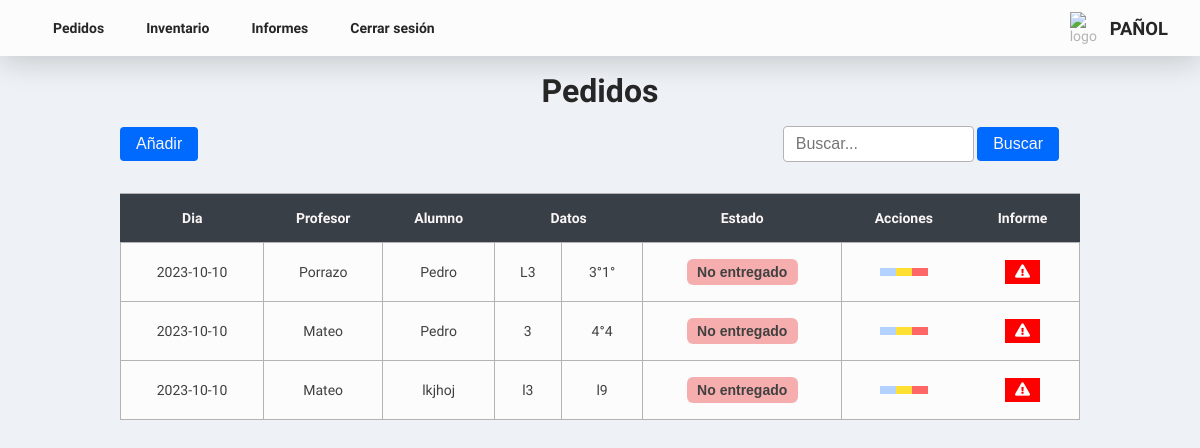
/pages/orders.php (signed in), run on the app's committed database.
### tables this page shows
CREATE TABLE `pedidos` (
  `id_pedido` int(10) UNSIGNED NOT NULL,
  `dia` date DEFAULT NULL,
  `profesor` varchar(255) DEFAULT NULL,
  `alumno` varchar(255) DEFAULT NULL,
  `salon` varchar(255) DEFAULT NULL,
  `curso` varchar(255) DEFAULT NULL,
  `estado` varchar(30) DEFAULT NULL
);

### php/search/search_orders.php (called while the page is built, shortened)
<?php
$sql = "SELECT * FROM pedidos";
$orders = mysqli_query($conexion, $sql);
?>

### pages/orders.php (the view, shortened to what this page needs)
<?php
include('../php/connect_bd.php');
include('../php/search/search_orders.php');
?>
<!DOCTYPE html>
<html lang="es">
<head>
  <link rel="stylesheet" href="../assets/css/style.css" />
  <link href="https://cdn.jsdelivr.net/npm/remixicon@3.4.0/fonts/remixicon.css" rel="stylesheet" />
  <link rel="stylesheet" href="https://cdnjs.cloudflare.com/ajax/libs/font-awesome/5.15.3/css/all.min.css">
</head>
<body>
  <header class="hero">
    <nav class="nav">
      <ul class="nav__list">
    <li class="nav__item">
        <a href="orders.php" class="nav__link">Pedidos</a>
    </li>
    <li class="nav__item">
        <a href="inventory.php" class="nav__link">Inventario</a>
    </li>
    <?php
    $allowedRoles = ['admin', 'panol'];
    if (in_array($_SESSION['rol'], $allowedRoles)) {
        echo '<li class="nav__item">
                <a href="reports.php" class="nav__link">Informes</a>
              </li>';
    }
    ?>
    <li class="nav__item">
        <a href="../php/logout.php" class="nav__link">Cerrar sesión</a>
    </li>
</ul>
    </nav>
    <div class="hero__logo hero__logo-0">
      <img class="hero__logo-img" src="https://avatars.githubusercontent.com/u/6693385?s=200&v=4" alt="logo" />
      <h2 class="title__hero">Pañol</h2>
    </div>
  </header>
  <section class="section__pedidos">
    <div class="title__section">
      <h1 class="section__title">Pedidos</h1>
    </div>
    <div class="action__div">
      <div class="add__div">
        <button class="btn__blue">
          <a href="form_newOrders.php" class="btn__blue--text">
            Añadir
          </a>
        </button>
      </div>
      <form method="GET" action="orders.php">
        <div class="search__container">
          <input name="search" type="search" class="search__input" placeholder="Buscar..." />
          <button class="btn__blue" type="submit" name="enviar">
            <p class="btn__blue--text">Buscar</p>
          </button>
        </div>
      </form>
    </div>
  </section>
  <section class="section__table">
    <div class="table__responsive">
      <table class="table">
        <thead class="table__header">
          <tr class="tr">
            <th class="table__header-item table__header-item-0">Dia</th>
            <th class="table__header-item">Profesor</th>
            <th class="table__header-item">Alumno</th>
            <th class="table__header-item" colspan="2">Datos</th>
            <th class="table__header-item">Estado</th>
            <th class="table__header-item">Acciones</th>
            <th class="table__header-item">Informe</th>
          </tr>
        </thead>
        <tbody>
          <?php
          while ($row = mysqli_fetch_assoc($orders)) {
            $rowId = $row['id_pedido'];
          ?>
            <tr class="tr" data-row-id="<?php echo $rowId; ?>">
              <td class="table__cell table__cell-0">
                <?php echo $row['dia']; ?>
              </td>
              <td class="table__cell">
                <?php echo $row['profesor']; ?>
              </td>
              <td class="table__cell">
                <?php echo $row['alumno']; ?>
              </td>
              <td class="table__cell">
                <?php echo $row['salon']; ?>
              </td>
              <td class="table__cell">
                <?php echo $row['curso']; ?>
              </td>
              <td class="table__cell">
                <div class="status-dropdown">
                  <select class="status-select" data-row-id="<?php echo $rowId; ?>">
                    <option value="no_entregado" <?php if ($row['estado'] === 'no_entregado') echo 'selected'; ?>>No entregado</option>
                  </select>
                </div>
              </td>
              <td class="table__cell">
    <div class="btn-group">
        <?php
$allowedRoles = ['panol', 'admin'];
if (in_array($_SESSION['rol'], $allowedRoles)) {
    echo '<a href="#" class="btn__table btn__table-blue" data-row-id="' . $rowId . '"><i class="ri-eye-fill"></i></a>';
    echo '<a href="form_editOrders.php?edit=' . $row['id_pedido'] . '" class="btn__table btn__table-yellow"><i class="ri-pencil-fill"></i></a>';
    echo '<a href="../php/deleteOrder.php?id_pedido=' . $row['id_pedido'] . '" class="btn__table btn__table-red delete-button" delete-id="' . $rowId . '" id="deleteOrder"><i class="ri-close-circle-fill"></i></a>';
}
?>
    </div>
</td>
<td>
<?php
if (in_array($_SESSION['rol'], $allowedRoles)) {
    echo '<button class="btn__popup fas fa-exclamation-triangle" onclick="openPopup(\'' . $row['profesor'] . '\', \'' . $row['curso'] . '\', \'' . $row['dia'] . '\')" ></button>';
} else {
    echo '<button class="btn__popup fas fa-exclamation-triangle" style="background-color: #CCCCCC;" disabled></button>';
}
?>
</td>
            </tr>
            <?php
            $sql_detalles = "SELECT * FROM detalles_pedidos WHERE id_pedido = $rowId";
            $detalles = mysqli_query($conexion, $sql_detalles);
            ?>
            <?php
            while ($row = mysqli_fetch_assoc($detalles)) {
            ?>
              <tr class="custom-dropdown-row" style="display: none;" data-row-id="<?php echo $rowId; ?>">
                <td colspan="4" class="table__cell" style="background-color: rgba(255, 255, 27, 0.470);">
                  <?php echo $row['herramienta']; ?>
                </td>
                <td colspan="2" class="table__cell" style="background-color: rgba(255, 255, 27, 0.470);">
                  <?php echo $row['cantidad_solicitada']; ?>
                </td>
                <td colspan="2" class="table__cell amount-column" style="background-color: rgba(255, 255, 27, 0.470);">
                <div class="content-select">
<form method="post" action="../php/devolution.php">
  <input type="hidden" name="detalle_pedido_id" value="<?php echo $row['id']; ?>">
  <select name="cantidad_devoluciones" id="cantidad_devoluciones">
    <?php
    $cantidad = $row['cantidad_solicitada'];
    for ($i = 0; $i <= $cantidad; $i++) {
      $selected = ($i == $row['devoluciones']) ? 'selected' : '';
      echo "<option value='$i' $selected>$i</option>";
    }
    $allowedRoles = ['admin', 'panol'];
    if (in_array($_SESSION['rol'], $allowedRoles)) {
      echo '
      <input type="submit" value="Guardar">';
   }
    ?>
  </select>
</form>
<i></i>
</div>
                </td>
              </tr>
            <?php
            }}
            ?>
        </tbody>
      </table>
    </div>
  </section>
</body>
</html>

### assets/css/style.css (style rules this page uses)
:root { --main-background: hsl(215, 31%, 95%); --card-background: hsl(0, 0%, 99%); --title-color: hsl(0, 0%, 15%); --sub-title-color: hsl(0, 0%, 25%); --grey-text: hsl(215, 10%, 25%); --text-color: hsl(0, 0%, 70%); --text-white: hsl(0, 25%, 97%); --grey: hsl(215, 10%, 62%); --grey-hover: hsl(215, 10%, 50%); --grey-ultra-light: hsl(215, 10%, 85%); --btn-blue:hsl(215, 100%, 50%); --btn-blue-hover:hsl(215, 100%, 35%); --heebo: "heebo"; --font-regular: 400; --font-medium: 500; --font-semi-bold: 600; --font-bold: 700; --fs-2: 2rem; --fs-1-5: 1.5rem; --fs-1-15: 1.15rem; --fs-1: 1rem; --fs-0-8: 0.8rem; --border-radius-cards: 0.75rem; --shadow-color: rgba(0, 0, 0, 0.2); --box-shadow: 0px 4px 32px var(--shadow-color); --mb-0-25: 0.25rem; --mb-0-5: 0.5rem; --mb-0-75: 0.75rem; --mb-1: 1rem; --mb-1-25: 1.25rem; --mb-1-5: 1.5rem; --mb-2: 2rem; --mb-2-5: 2.5rem; --transition: color 0.4s, background-color 0.4s ease-in-out; --border-radius-btn: 4px; }
* { box-sizing: border-box; padding: 0; margin: 0; }
html { scroll-behavior: smooth; }
body { color: var(--text-color); background: var(--main-background); font-size: 14px; font-family: var(--heebo); }
a { text-decoration: none; cursor: pointer; }
.btn__blue { padding: var(--mb-0-5) var(--mb-1); font-size: var(--fs-1); border: none; background-color: var(--btn-blue); border-radius: var(--border-radius-btn); cursor: pointer; margin-bottom: 1rem; color: white; }
.btn__blue--text { color: var(--text-white); }
.hero { width: 100%; height: 7vh; background-color: var(--card-background); padding: 0 var(--mb-2); display: flex; align-items: center; justify-content: space-between; margin: 0 auto; box-shadow: var(--box-shadow); }
.hero__logo { display: flex; }
.hero__logo-0 { align-items: center; display: flex; justify-content: center; }
.hero__logo-img { display: inline; width: 35px; margin-right: 5px; }
.title__hero { font-size: var(--fs-1-15); font-weight: var(--font-bold); text-transform: uppercase; color: var(--title-color); }
.nav__list { display: flex; list-style: none; }
.nav__link { color: var(--title-color); margin: 5px; font-weight: var(--font-semi-bold); padding: var(--mb-0-25) var(--mb-1); border-radius: var(--border-radius-cards); transition: var(--transition); }
.table__responsive { display: flex; margin: var(--mb-1) 0; align-items: center; justify-content: center; }
.table { width: 100%; background-color: var(--card-background); text-align: center; border-collapse: collapse; max-width: 80%; border: 1px solid var(--text-color); }
.table__header { background-color: var(--grey-text); border: solid 1px var(--grey-text); }
.table__header-item { padding: var(--mb-1); color: var(--text-white); }
.table__cell { padding: var(--mb-1); border-left: 1px solid var(--text-color); color: var(--sub-title-color); }
.table__cell-0 { border-left: none; }
.tr:nth-child(odd) { border-top: 1px solid var(--text-color); }
.btn-group { display: flex; flex-wrap: nowrap; justify-content: center; }
.btn__table { color: var(--title-color); font-weight: var(--font-bold); padding: var(--mb-0-25) var(--mb-0-5); cursor: pointer; border: none; }
.btn__table-blue { background-color: hsl(215, 100%, 85%); }
.btn__table-yellow { background-color: hsl(51, 100%, 60%); }
.btn__table-red { background-color: hsl(0, 100%, 70%); }
.title__section { display: flex; align-items: center; justify-content: center; margin: var(--mb-1); }
.section__title { color: var(--title-color); font-size: var(--fs-2); font-weight: var(--font-bold); }
.action__div { display: flex; justify-content: space-between; margin: 0 10%; align-items: center; }
.add__div { width: 30%; }
.search__container { text-align: center; }
.search__input { padding: var(--mb-0-5) var(--mb-0-75); font-size: var(--fs-1); border: 1px solid var(--text-color); border-radius: var(--border-radius-btn); width: 60%; }
.status-dropdown { position: relative; display: inline-block; font-size: 14px; text-align: center; }
.status-select { padding: 5px 10px; font-size: 14px; font-weight: bold; border: none; background-color: rgba(240, 98, 98, 0.511); border-radius: 6px; color: var(--sub-title-color); appearance: none; -webkit-appearance: none; -moz-appearance: none; text-align: center; }
.status-select option { padding: 5px 10px; font-size: 14px; font-weight: bold; }
.btn__popup { background-color: red; color: white; border: none; padding: 5px 10px; cursor: pointer; }

### data on the page
pedidos: dia "2023-10-10", profesor "Porrazo", alumno "Pedro", salon "L3", curso "3°1°", id_pedido "No entregado"
pedidos: dia "2023-10-10", profesor "Mateo", alumno "Pedro", salon "3", curso "4°4", id_pedido "No entregado"
pedidos: dia "2023-10-10", profesor "Mateo", alumno "lkjhoj", salon "l3", curso "l9", id_pedido "No entregado"
